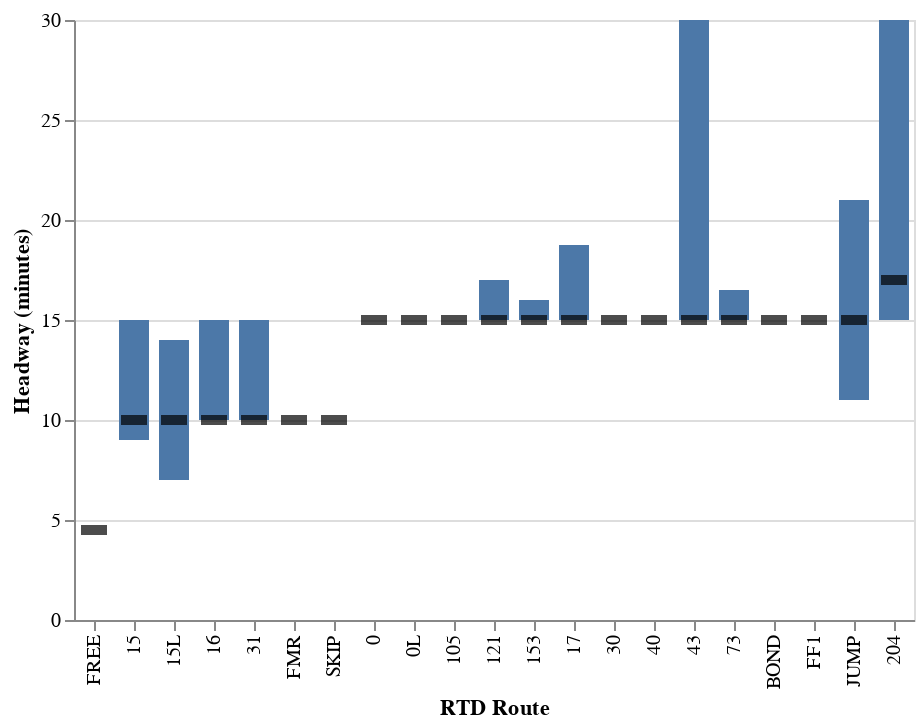

Write notebook code for a chart like this one.
### Code cell
headways_url = "https://raw.githubusercontent.com/kcanderson/vega-lite-test/refs/heads/main/data/headways.json"
alt.data_transformers.enable("vegafusion")

service_id_selections = list(headwaysdf["service_id"].value_counts().keys())
service_dropdown = alt.binding_select(options=service_id_selections, name='Service')
service_var = alt.param(value="WK", bind=service_dropdown)

slider_max = alt.binding_range(min=0, max=150, step=1, name='Max avg. headway (min):')
maxh_var = alt.param(value=20, bind=slider_max)

c = alt.LayerChart(headways_url).transform_filter(
    (alt.datum["service_id"] == service_var)
).transform_aggregate(
    median="median(headway_minutes)",
    q1="q1(headway_minutes)",
    q3="q3(headway_minutes)",
    min="min(headway_minutes)",
    max="max(headway_minutes)",
    mean="mean(headway_minutes)",
    groupby=["route_id"],
).encode(
    x=alt.X(
        'route_id:N',
        sort=alt.SortField(field="median"),
        title="RTD Route",
    ),
    tooltip=["min:Q", 'q1:Q', "median:Q", "mean:Q", 'q3:Q', "max:Q"],
).transform_filter(
    alt.FieldRangePredicate(field='median', range=[0, maxh_var])
).add_layers(
    alt.Chart().mark_bar(width=15).encode(y='q1:Q', y2='q3:Q'),
    alt.Chart().mark_tick(color='black', width=13, thickness=5).encode(
        y=alt.Y('median:Q', title="Headway (minutes)")
    ),
).add_params(service_var).add_params(maxh_var)

c

### Figure 1 — Vega specification as saved in the notebook (floating-point values rounded to 4 significant figures; data arrays with more than 128 entries replaced by an {"elided": "..."} marker saying what was removed)
{"$schema": "https://vega.github.io/schema/vega/v6.json", "data": [{"name": "_server_source_0", "values": {"elided": "20483 records"}}, {"name": "source_0", "source": "_server_source_0", "transform": [{"type": "filter", "expr": "(datum['service_id'] === param_3c792cba93593862)"}, {"type": "aggregate", "groupby": ["route_id"], "fields": ["headway_minutes", "headway_minutes", "headway_minutes", "headway_minutes", "headway_minutes", "headway_minutes"], "ops": ["median", "q1", "q3", "min", "max", "mean"], "as": ["median", "q1", "q3", "min", "max", "mean"]}, {"type": "filter", "expr": "inrange(datum[\"median\"], [0, param_91384b5e19be36eb])"}, {"type": "project", "fields": ["max", "mean", "median", "min", "q1", "q3", "route_id"]}]}, {"name": "data_1", "source": "source_0", "transform": [{"type": "filter", "expr": "isValid(datum[\"q1\"]) && isFinite(+datum[\"q1\"])"}, {"type": "project", "fields": ["max", "mean", "median", "min", "q1", "q3", "route_id"]}]}, {"name": "data_2", "source": "source_0", "transform": [{"type": "filter", "expr": "isValid(datum[\"median\"]) && isFinite(+datum[\"median\"])"}, {"type": "project", "fields": ["max", "mean", "median", "min", "q1", "q3", "route_id"]}]}, {"name": "source_0_x_domain_route_id", "source": "source_0", "transform": [{"type": "aggregate", "groupby": ["route_id"], "fields": ["median"], "ops": ["min"], "as": ["sort_field"]}, {"type": "project", "fields": ["route_id", "sort_field"]}]}], "signals": [{"name": "x_step", "value": 20}, {"name": "width", "update": "bandspace(domain('x').length, 0.1, 0.05) * x_step"}, {"name": "param_3c792cba93593862", "value": "WK", "bind": {"input": "select", "options": ["WK", "SA", "SU", "FR", "MT"], "name": "Service"}}, {"name": "param_91384b5e19be36eb", "value": 20, "bind": {"input": "range", "max": 150, "min": 0, "name": "Max avg. headway (min):", "step": 1}}], "marks": [{"type": "rect", "name": "layer_0_marks", "from": {"data": "data_1"}, "encode": {"update": {"xc": {"field": "route_id", "scale": "x", "band": 0.5}, "y": {"field": "q1", "scale": "y"}, "y2": {"field": "q3", "scale": "y"}, "fill": {"value": "#4c78a8"}, "tooltip": {"signal": "{\"min\": format(datum[\"min\"], \"\"), \"q1\": format(datum[\"q1\"], \"\"), \"median\": format(datum[\"median\"], \"\"), \"mean\": format(datum[\"mean\"], \"\"), \"q3\": format(datum[\"q3\"], \"\"), \"max\": format(datum[\"max\"], \"\")}"}, "width": {"value": 15}}}, "style": ["bar"]}, {"type": "rect", "name": "layer_1_marks", "from": {"data": "data_2"}, "encode": {"update": {"opacity": {"value": 0.7}, "height": {"value": 5}, "width": {"value": 13}, "yc": {"field": "median", "scale": "y"}, "tooltip": {"signal": "{\"min\": format(datum[\"min\"], \"\"), \"q1\": format(datum[\"q1\"], \"\"), \"median\": format(datum[\"median\"], \"\"), \"mean\": format(datum[\"mean\"], \"\"), \"q3\": format(datum[\"q3\"], \"\"), \"max\": format(datum[\"max\"], \"\")}"}, "xc": {"field": "route_id", "scale": "x", "band": 0.5}, "fill": {"value": "black"}}}, "style": ["tick"]}], "scales": [{"name": "x", "type": "band", "domain": {"data": "source_0_x_domain_route_id", "field": "route_id", "sort": {"op": "max", "field": "sort_field"}}, "range": {"step": {"signal": "x_step"}}, "paddingInner": 0.1, "paddingOuter": 0.05}, {"name": "y", "type": "linear", "domain": {"fields": [{"data": "data_1", "field": "q1"}, {"data": "data_1", "field": "q3"}, {"data": "data_2", "field": "median"}]}, "range": [{"signal": "height"}, 0], "zero": true, "nice": true}], "axes": [{"scale": "y", "aria": false, "grid": true, "labels": false, "orient": "left", "tickCount": {"signal": "ceil(height/40)"}, "minExtent": 0, "gridScale": "x", "domain": false, "maxExtent": 0, "zindex": 0, "ticks": false}, {"scale": "x", "zindex": 0, "orient": "bottom", "labelBaseline": "middle", "labelAlign": "right", "labelAngle": 270, "grid": false, "title": "RTD Route"}, {"scale": "y", "orient": "left", "title": "Headway (minutes)", "labelOverlap": true, "zindex": 0, "tickCount": {"signal": "ceil(height/40)"}, "grid": false}], "padding": 5, "background": "white", "style": "cell", "height": 300}
